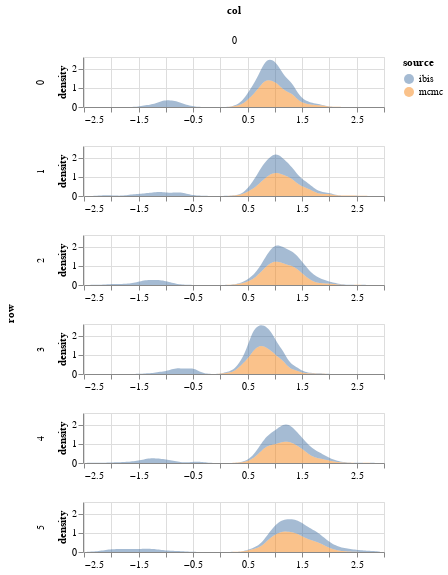

Notebook code for this chart:
### Code cell
param = 'beta'
df = get_post_df(ps[param])
df['source'] = 'mcmc'
df2 = get_post_df(particles[param])
df2['source'] = 'ibis'

plot_density(pd.concat([df,df2]))

### Figure 1 — Vega-Lite specification as saved in the notebook (floating-point values rounded to 4 significant figures; data arrays with more than 128 entries replaced by an {"elided": "..."} marker saying what was removed)
{"config": {"view": {"continuousWidth": 400, "continuousHeight": 300}}, "data": {"name": "data-db60482f68dc42f070ab30d7e0f795d5"}, "mark": {"type": "area", "opacity": 0.5}, "encoding": {"color": {"type": "nominal", "field": "source"}, "column": {"type": "quantitative", "field": "col"}, "row": {"type": "quantitative", "field": "row"}, "x": {"type": "quantitative", "field": "value", "title": null}, "y": {"type": "quantitative", "field": "density"}}, "height": 50, "resolve": {"scale": {"x": "independent"}}, "transform": [{"fold": ["value"]}, {"density": "value", "groupby": ["cn", "row", "col", "source"]}], "width": 300, "$schema": "https://vega.github.io/schema/vega-lite/v4.8.1.json", "datasets": {"data-db60482f68dc42f070ab30d7e0f795d5": {"elided": "12000 records"}}}
